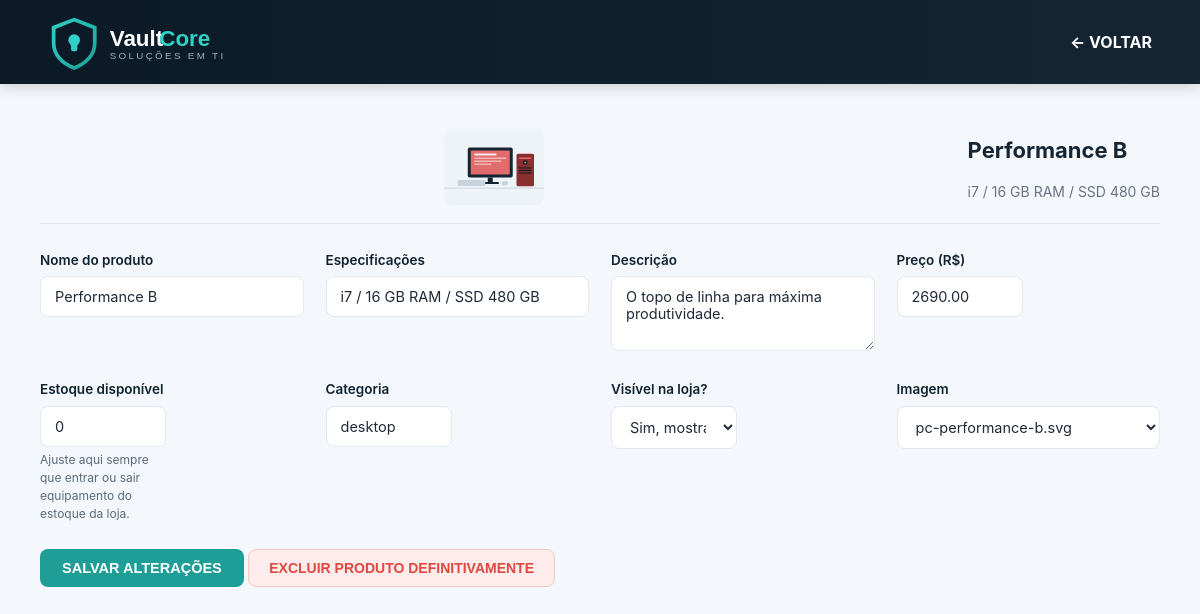
The page /editar-produto.php?id=4 (signed in) on the database its author committed.
### tables this page shows
CREATE TABLE IF NOT EXISTS produtos (
    id              INT AUTO_INCREMENT PRIMARY KEY,
    nome            VARCHAR(150) NOT NULL UNIQUE,
    descricao       TEXT,
    especificacoes  VARCHAR(255),       
    preco           DECIMAL(10,2) NOT NULL DEFAULT 0,
    estoque         INT NOT NULL DEFAULT 0,
    imagem          VARCHAR(255),
    categoria       VARCHAR(50) DEFAULT 'desktop',
    ativo           TINYINT(1) NOT NULL DEFAULT 1,
    criado_em       TIMESTAMP DEFAULT CURRENT_TIMESTAMP
);

### editar-produto.php (the view, shortened to what this page needs)
<?php
require __DIR__ . '/includes/config.php';
$id = $_GET['id'] ?? null;
$diretorio = "assets/img/";
$imagens_disponiveis = [];
if (is_dir($diretorio)) {
    $imagens_disponiveis = preg_grep('~\.(jpeg|jpg|png|webp|svg)$~i', scandir($diretorio));
    $imagens_disponiveis = array_values(array_diff($imagens_disponiveis, ['logo.svg']));
}
$stmt = $pdo->prepare("SELECT * FROM produtos WHERE id = ?");
$stmt->execute([$id]);
$p = $stmt->fetch();
$nomeArquivoAtual = basename($p['imagem'] ?? '');
?>
<!DOCTYPE html>
<html lang="pt-br">
<head>
<link rel="stylesheet" href="assets/css/style.css">
</head>
<body>
<header>
    <div class="logo"><img src="assets/img/logo.svg" alt="VaultCore"></div>
    <a href="produtos.php" style="color:#fff; text-decoration:none; font-weight: bold;">← VOLTAR</a>
</header>
<main class="container">
    <div class="header-form">
        <img src="<?= htmlspecialchars($p['imagem']) ?>" class="preview-img" style="width:100px;">
        <div>
            <h2 style="color: #152534;"><?= htmlspecialchars($p['nome']) ?></h2>
            <p style="color: #6b7280; font-size: 14px;"><?= htmlspecialchars($p['especificacoes']) ?></p>
        </div>
    </div>
    <form method="post">
        <div class="grid">
            <div class="full">
                <label>Nome do produto</label>
                <input type="text" name="nome" value="<?= htmlspecialchars($p['nome']) ?>" required>
            </div>
            <div class="full">
                <label>Especificações</label>
                <input type="text" name="especificacoes" value="<?= htmlspecialchars($p['especificacoes']) ?>">
            </div>
            <div class="full">
                <label>Descrição</label>
                <textarea name="descricao" rows="3"><?= htmlspecialchars($p['descricao']) ?></textarea>
            </div>
            <div class="half">
                <label>Preço (R$)</label>
                <input type="text" name="preco" value="<?= $p['preco'] ?>" required>
            </div>
            <div class="half">
                <label>Estoque disponível</label>
                <input type="number" name="estoque" min="0" value="<?= $p['estoque'] ?>" required>
                <span class="info-secundaria">Ajuste aqui sempre que entrar ou sair equipamento do estoque da loja.</span>
            </div>
            <div class="half">
                <label>Categoria</label>
                <input type="text" name="categoria" value="<?= htmlspecialchars($p['categoria']) ?>">
            </div>
            <div class="half">
                <label>Visível na loja?</label>
                <select name="ativo">
                    <option value="1" <?= $p['ativo'] ? 'selected' : '' ?>>Sim, mostrar no site</option>
                </select>
            </div>
            <div class="full">
                <label>Imagem</label>
                <select name="imagem" id="imagem_escolhida" onchange="atualizarPreview()">
                    <?php foreach ($imagens_disponiveis as $img): ?>
                        <option value="assets/img/<?= htmlspecialchars($img) ?>" <?= $nomeArquivoAtual === $img ? 'selected' : '' ?>>
                            <?= htmlspecialchars($img) ?>
                        </option>
                    <?php endforeach; ?>
                </select>
            </div>
        </div>
        <button type="submit" name="atualizar" class="btn-save">SALVAR ALTERAÇÕES</button>
        <button type="submit" name="excluir" class="btn-delete" onclick="return confirmarExclusao();">
            EXCLUIR PRODUTO DEFINITIVAMENTE
        </button>
    </form>
</main>
</body>
</html>

### assets/css/style.css (style rules this page uses)
:root { --azul-900: #0b1a26; --azul-800: #10222f; --azul-700: #152534; --azul-600: #1c3346; --ciano: #2fd1c8; --ciano-escuro: #1e9e97; --texto: #1f2937; --texto-suave: #5b6b7b; --fundo: #f4f7fb; --branco: #ffffff; --borda: #e3e8ef; --sucesso: #17a673; --sucesso-bg: #e5f7ef; --alerta: #e0a800; --alerta-bg: #fff6e0; --perigo: #e0483f; --perigo-bg: #fdeceb; --info: #2f8fd1; --info-bg: #e8f3fc; --raio: 12px; --raio-sm: 8px; --sombra: 0 4px 18px rgba(11, 26, 38, 0.08); --sombra-hover: 0 10px 28px rgba(11, 26, 38, 0.14); }
* { margin: 0; padding: 0; box-sizing: border-box; }
html, body { height: 100%; scroll-behavior: smooth; }
body { font-family: "Inter", "Segoe UI", Arial, sans-serif; background: var(--fundo); color: var(--texto); line-height: 1.5; display: flex; flex-direction: column; min-height: 100vh; }
a { color: inherit; }
img { max-width: 100%; display: block; }
header { position: fixed; top: 0; left: 0; width: 100%; min-height: 84px; background: linear-gradient(90deg, var(--azul-900), var(--azul-700)); display: flex; align-items: center; justify-content: space-between; padding: 0 48px; z-index: 1000; box-shadow: 0 2px 14px rgba(0,0,0,0.18); }
.logo { display: flex; align-items: center; gap: 12px; font-size: 22px; font-weight: 700; color: var(--branco); }
.logo img { height: 56px; width: auto; object-fit: contain; }
main, .conteudo, .container { padding-top: 130px; padding-bottom: 70px; max-width: 1180px; margin: 0 auto; padding-left: 30px; padding-right: 30px; flex: 1; width: 100%; }
h2 { font-size: 22px; font-weight: 700; color: var(--azul-900); margin-bottom: 14px; }
.grid, .grid-cards, .grid-ativos, .grid-equip, .grid-modelos, .grid-planos, .grid-servicos, .finance-grid { display: grid; grid-template-columns: repeat(auto-fit, minmax(230px, 1fr)); gap: 22px; margin: 26px 0; }
.btn, .btn-entrar, .btn-login, .btn-admin, .btn-cliente, .btn-novo, .btn-add, .btn-save, .btn-editar, .btn-abrir, .btn-enviar, .btn-ver, .btn-detalhes, .btn-escolha { display: inline-block; background: var(--ciano-escuro); color: var(--branco) !important; border: none; padding: 11px 22px; border-radius: var(--raio-sm); font-size: 14.5px; font-weight: 600; text-decoration: none; cursor: pointer; transition: 0.2s ease; text-align: center; }
.btn-delete, .btn-cancelar, .btn-remove, .btn-del-contrato { display: inline-block; background: var(--perigo-bg); color: var(--perigo) !important; border: 1px solid #f3c8c4; padding: 10px 20px; border-radius: var(--raio-sm); font-weight: 600; font-size: 14px; text-decoration: none; cursor: pointer; transition: 0.2s ease; }
.form-group label, label { display: block; font-size: 13.5px; font-weight: 600; color: var(--azul-800); margin-bottom: 6px; }
input, select, textarea, .form-group input, .form-group textarea { width: 100%; padding: 11px 14px; border: 1.5px solid var(--borda); border-radius: var(--raio-sm); font-size: 14.5px; font-family: inherit; color: var(--texto); background: var(--branco); transition: 0.2s ease; }
.half { display: inline-block; width: 48%; }
.full { width: 100%; }
.preview-img, #img-preview { max-height: 160px; margin: 0 auto; border-radius: var(--raio-sm); }
.header-form { display: flex; align-items: center; gap: 20px; margin-bottom: 26px; padding-bottom: 18px; border-bottom: 1px solid var(--borda); }
.info-secundaria { display: block; font-size: 12px; color: var(--texto-suave); margin-top: 4px; }

### rows shown on the page
produtos: imagem (picture), nome "Performance B", especificacoes "i7 / 16 GB RAM / SSD 480 GB", descricao "O topo de linha para máxima produtividade.", preco "2690.00", estoque "0", categoria "desktop", ativo "Sim, mostrar no site", imagem "pc-performance-b.svg"
